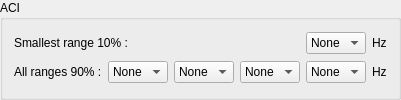
        <widget class="QGroupBox" name="groupBox_4">
         <property name="title">
          <string>ACI</string>
         </property>
         <layout class="QGridLayout" name="gridLayout_6">
          <item row="1" column="1">
           <widget class="QComboBox" name="comboBoxAll1ACI">
            <item>
             <property name="text">
              <string>None</string>
             </property>
            </item>
            <item>
             <property name="text">
              <string>20</string>
             </property>
            </item>
            <item>
             <property name="text">
              <string>50</string>
             </property>
            </item>
            <item>
             <property name="text">
              <string>1E3</string>
             </property>
            </item>
            <item>
             <property name="text">
              <string>5E3</string>
             </property>
            </item>
           </widget>
          </item>
          <item row="1" column="0">
           <widget class="QLabel" name="label_12">
            <property name="text">
             <string>All ranges 90% :</string>
            </property>
           </widget>
          </item>
          <item row="1" column="2">
           <widget class="QComboBox" name="comboBoxAll2ACI">
            <item>
             <property name="text">
              <string>None</string>
             </property>
            </item>
            <item>
             <property name="text">
              <string>20</string>
             </property>
            </item>
            <item>
             <property name="text">
              <string>50</string>
             </property>
            </item>
            <item>
             <property name="text">
              <string>1E3</string>
             </property>
            </item>
            <item>
             <property name="text">
              <string>5E3</string>
             </property>
            </item>
           </widget>
          </item>
          <item row="1" column="4">
           <widget class="QComboBox" name="comboBoxALL4ACI">
            <item>
             <property name="text">
              <string>None</string>
             </property>
            </item>
            <item>
             <property name="text">
              <string>20</string>
             </property>
            </item>
            <item>
             <property name="text">
              <string>50</string>
             </property>
            </item>
            <item>
             <property name="text">
              <string>1E3</string>
             </property>
            </item>
            <item>
             <property name="text">
              <string>5E3</string>
             </property>
            </item>
           </widget>
          </item>
          <item row="1" column="5">
           <widget class="QLabel" name="label_6">
            <property name="text">
             <string>Hz</string>
            </property>
           </widget>
          </item>
          <item row="1" column="3">
           <widget class="QComboBox" name="comboBoxAll3ACI">
            <item>
             <property name="text">
              <string>None</string>
             </property>
            </item>
            <item>
             <property name="text">
              <string>20</string>
             </property>
            </item>
            <item>
             <property name="text">
              <string>50</string>
             </property>
            </item>
            <item>
             <property name="text">
              <string>1E3</string>
             </property>
            </item>
            <item>
             <property name="text">
              <string>5E3</string>
             </property>
            </item>
           </widget>
          </item>
          <item row="0" column="5">
           <widget class="QLabel" name="label_4">
            <property name="text">
             <string>Hz</string>
            </property>
           </widget>
          </item>
          <item row="0" column="4">
           <widget class="QComboBox" name="comboBoxSmallest10ACI">
            <item>
             <property name="text">
              <string>None</string>
             </property>
            </item>
            <item>
             <property name="text">
              <string>50</string>
             </property>
            </item>
            <item>
             <property name="text">
              <string>1E3</string>
             </property>
            </item>
           </widget>
          </item>
          <item row="0" column="0" colspan="2">
           <widget class="QLabel" name="label_10">
            <property name="text">
             <string>Smallest range 10% :</string>
            </property>
           </widget>
          </item>
         </layout>
        </widget>
